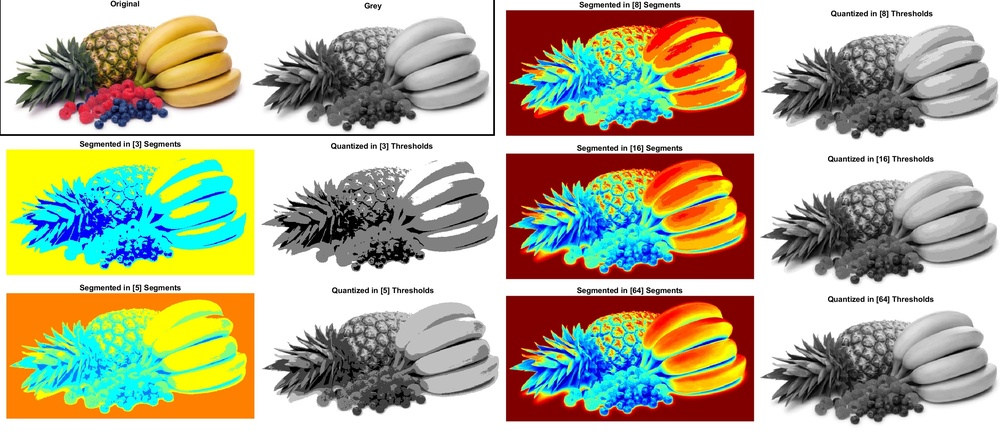
%> input picture Neural Gas Network (NGN) Image Segmentation.jpg, 1000 x 433 px, shrunk from 2954 x 1278 before the run
$ octave --eval "result = sharppolished(imread('Neural Gas Network (NGN) Image Segmentation.jpg'));"   (GNU Octave 9; MATLAB toolbox functions it lacks are replaced by stand-ins)
%> lines starting %> are read from the running program, lines starting %| are printed output that depends on the picture
function [sharp,pic]=sharppolished(pic)

pic = imsharpen(pic,'Radius',15,'Amount',3.9);

pic2=pic;

pic3=pic;
pic = wiener2(pic,[2 2]);
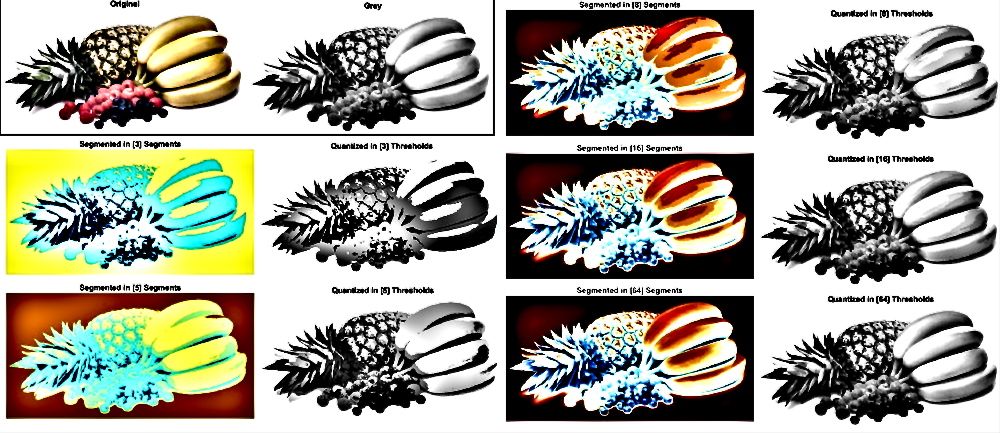
%> pic: size 433x1000x3 uint8; mean R, G, B 164.3, 164.5, 151.8
pic4=pic;
polished1=[-1.2 -0.8 -0.6 ;0 0 0 ;1.2 0.8 0.6 ];
polished11=[1.2 0.8 0.6 ;0 0 0 ;-1.2 -0.8 -0.6 ];
polished111=[-0.1 -0.8 -0.6 ;0 0  0;0.1 0.8 0.6 ];
polished1111=[0.1 0.8 0.6 ;0 0 0 ;-0.1 -0.8 -0.6 ];

polished2=polished1';
polished22=polished11';
polished222=polished111';
polished2222=polished1111';

polished1filter=imfilter(pic,polished1);
polished2filter=imfilter(pic,polished2);
polished11filter=imfilter(pic,polished11);
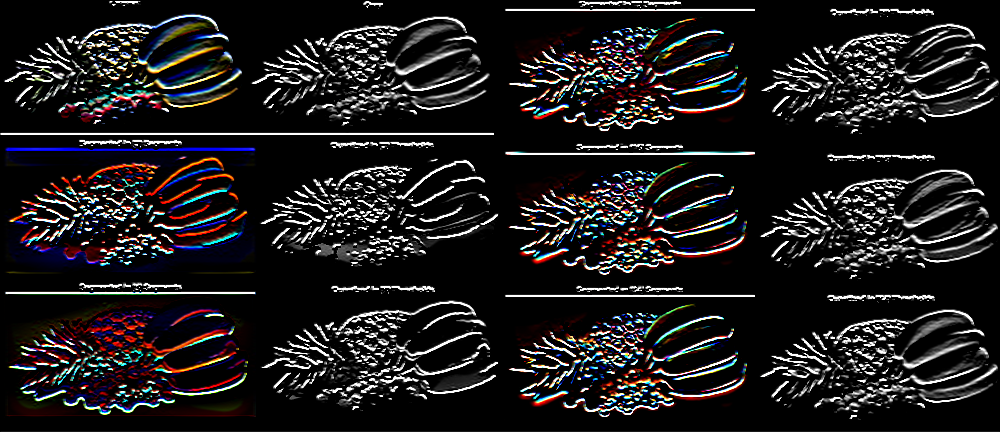
%> polished11filter: size 433x1000x3 uint8; mean R, G, B 31.9, 30.1, 30.9
polished22filter=imfilter(pic,polished22);
polished111filter=imfilter(pic,polished111);
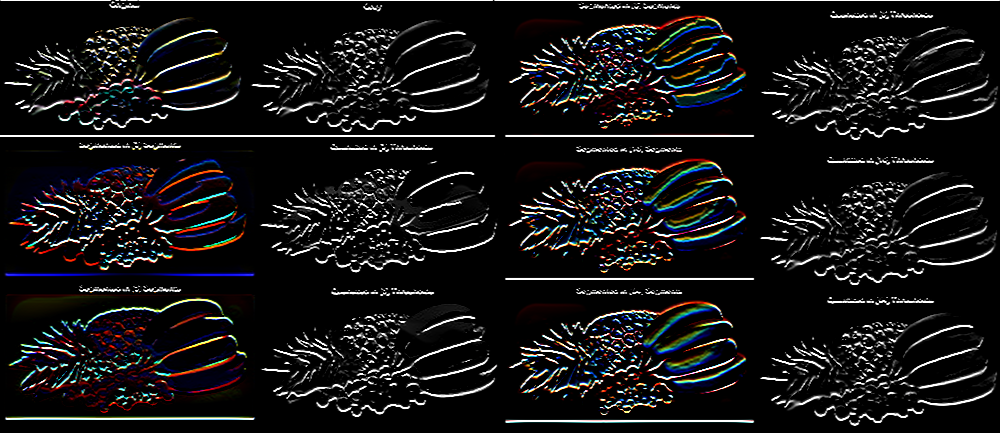
%> polished111filter: size 433x1000x3 uint8; mean R, G, B 22.5, 21.9, 22.5
polished222filter=imfilter(pic,polished222);
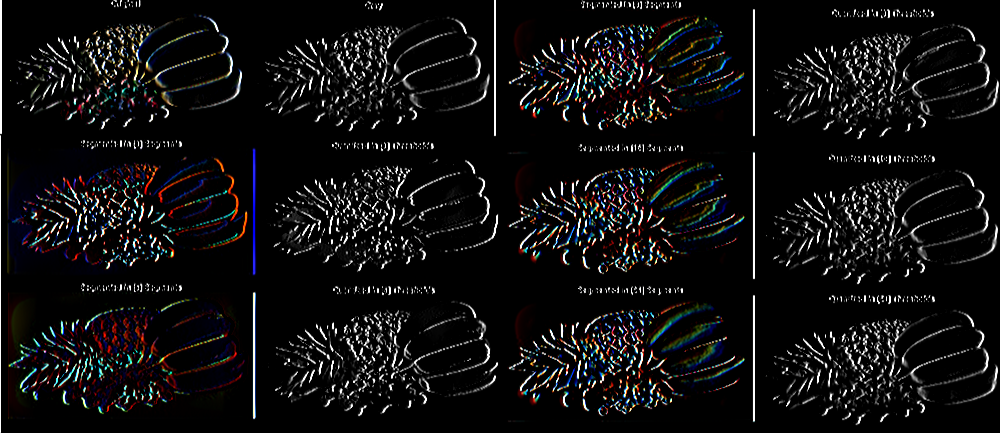
%> polished222filter: size 433x1000x3 uint8; mean R, G, B 16.9, 16.3, 16.8
polished1111filter=imfilter(pic,polished1111);
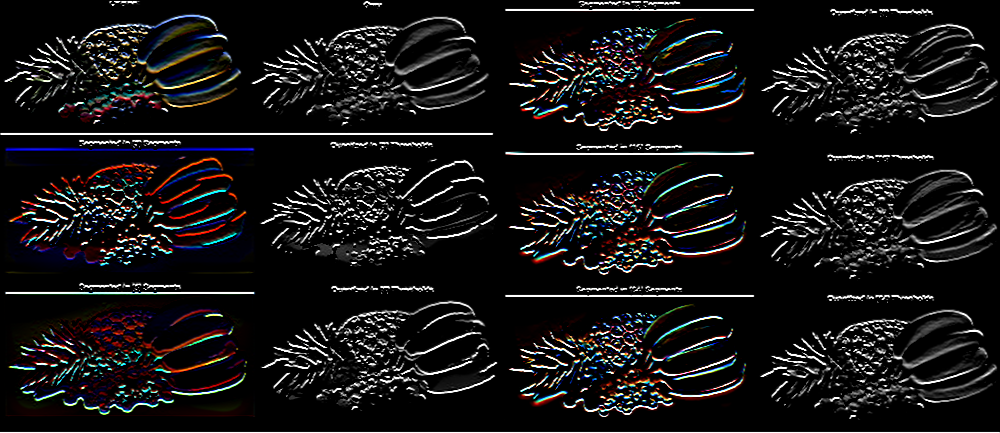
%> polished1111filter: size 433x1000x3 uint8; mean R, G, B 23.2, 22.2, 22.7
polished2222filter=imfilter(pic,polished2222);
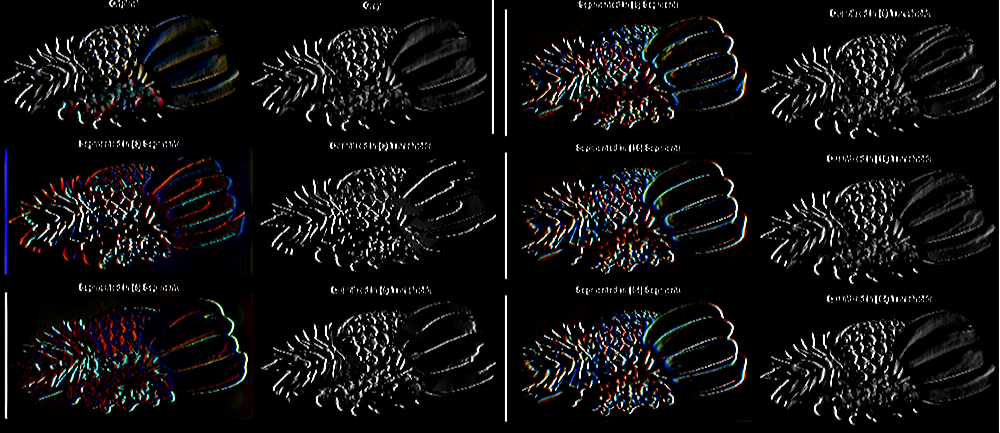
%> polished2222filter: size 433x1000x3 uint8; mean R, G, B 16.9, 16.3, 16.8; mean of the top-left, top-right, bottom-left and bottom-right quarters 16.1, 17.5, 14.8, 18.2
polished=abs(polished1filter)+abs(polished2filter)+abs(polished11filter)+abs(polished22filter)+abs(polished111filter)+abs(polished222filter)+abs(polished1111filter)+abs(polished2222filter);
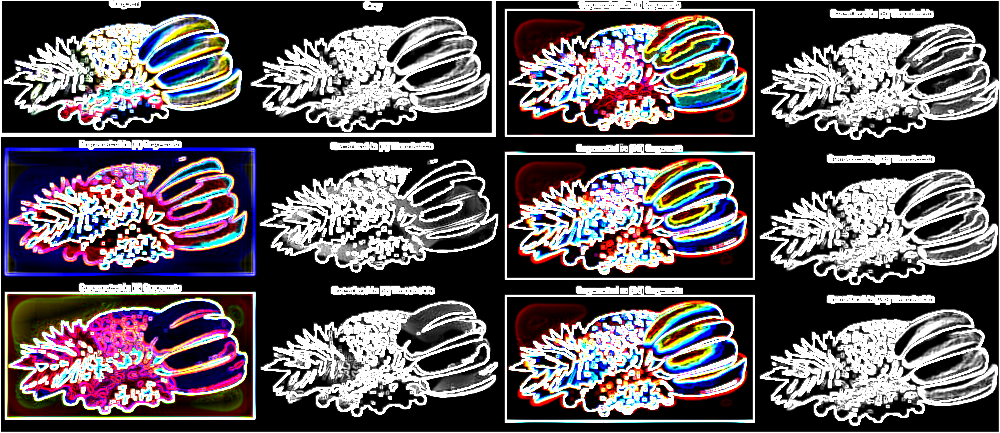
%> polished: size 433x1000x3 uint8; mean R, G, B 97.2, 90.7, 95.6
sharp=polished;

% [10 lines of commented-out code are left out]

end

$ run again, on Veg.jpg
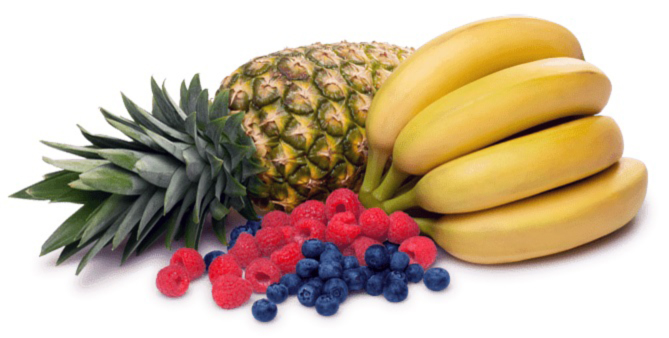
%> input picture Veg.jpg, 669 x 338 px
%> in sharppolished, `polished2222filter=imfilter(pic,polished2222);`:
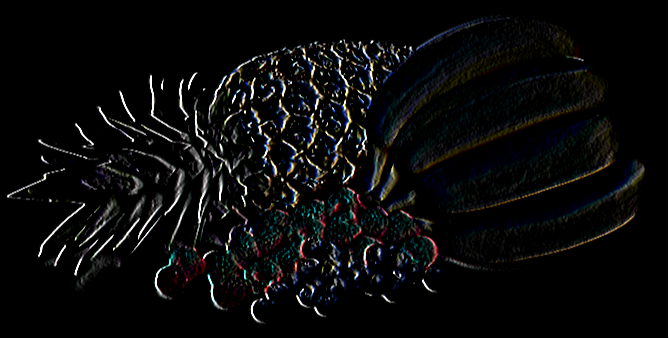
%> polished2222filter: size 338x669x3 uint8; mean R, G, B 10.4, 10.8, 10.7
%> in sharppolished, `polished=abs(polished1filter)+abs(polished2filter)+abs(polished11filte..`:
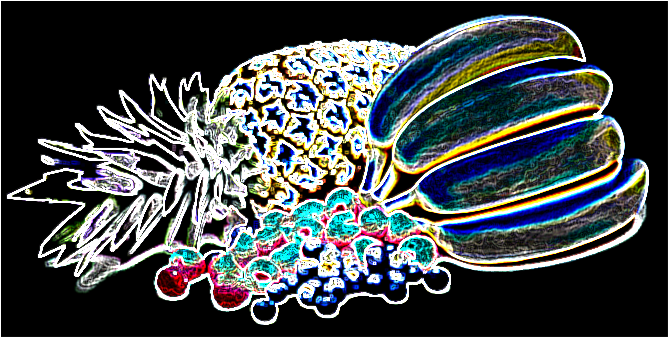
%> polished: size 338x669x3 uint8; mean R, G, B 67.8, 72.7, 73.8

$ run again, on d.jpg
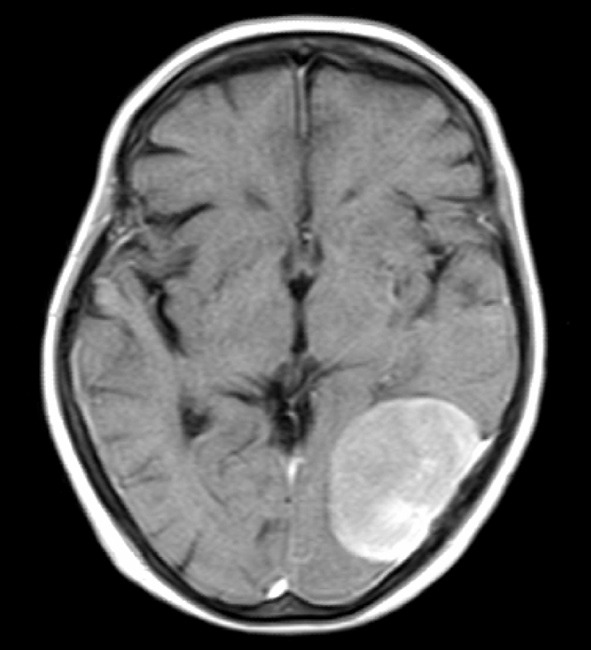
%> input picture d.jpg, 591 x 650 px
%> in sharppolished, `polished2222filter=imfilter(pic,polished2222);`:
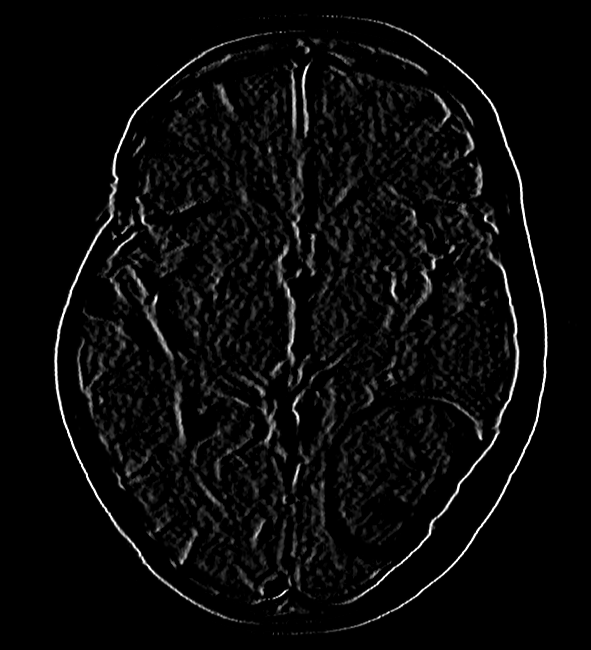
%> polished2222filter: size 650x591x3 uint8; mean R, G, B 9.6, 9.6, 9.6; mean of the top-left, top-right, bottom-left and bottom-right quarters 8.9, 10.7, 9.7, 9.1
%> in sharppolished, `polished=abs(polished1filter)+abs(polished2filter)+abs(polished11filte..`:
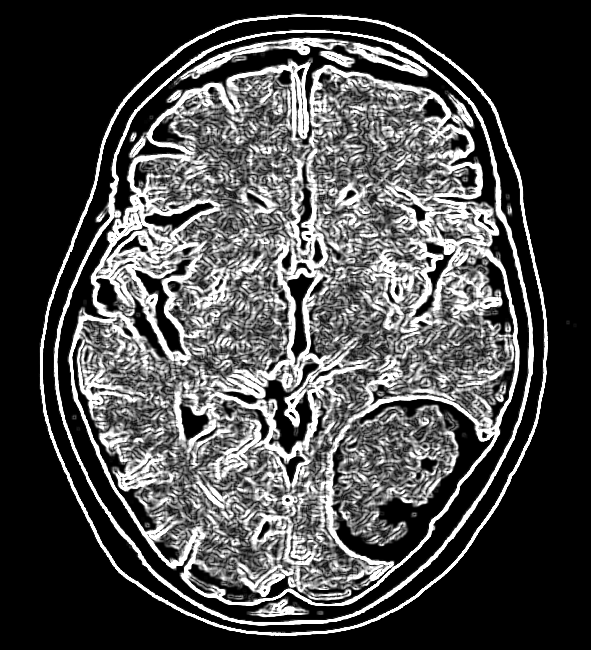
%> polished: size 650x591x3 uint8; mean R, G, B 75, 75, 75
